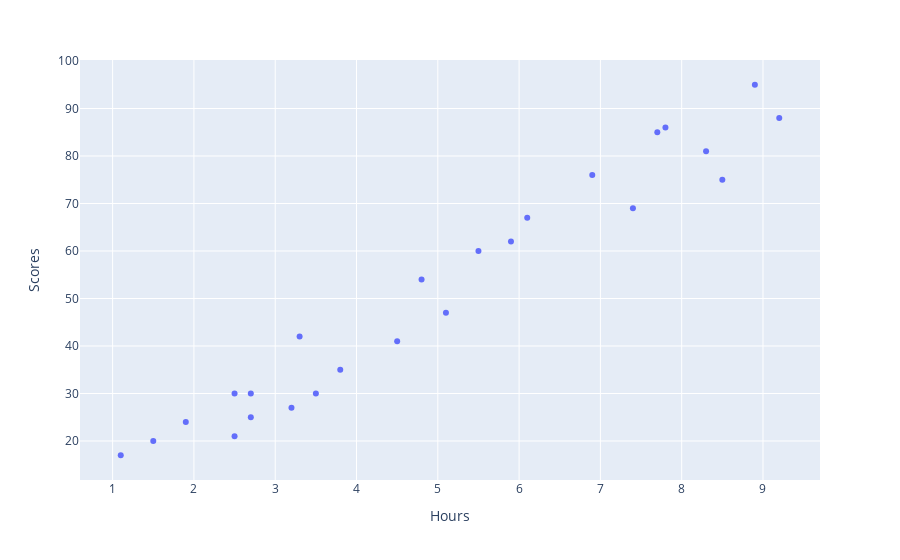

Notebook code cell kept with this figure:
### Code cell
px.scatter(data,x='Hours',y='Scores')

### Figure 1 — Plotly figure (JSON) as saved in the notebook; plotly's stock layout.template omitted (floating-point values rounded to 4 significant figures)
{"data": [{"hovertemplate": "Hours=%{x}<br>Scores=%{y}<extra></extra>", "legendgroup": "", "marker": {"color": "#636efa", "symbol": "circle"}, "mode": "markers", "name": "", "orientation": "v", "showlegend": false, "type": "scatter", "x": [2.5, 5.1, 3.2, 8.5, 3.5, 1.5, 9.2, 5.5, 8.3, 2.7, 7.7, 5.9, 4.5, 3.3, 1.1, 8.9, 2.5, 1.9, 6.1, 7.4, 2.7, 4.8, 3.8, 6.9, 7.8], "xaxis": "x", "y": [21, 47, 27, 75, 30, 20, 88, 60, 81, 25, 85, 62, 41, 42, 17, 95, 30, 24, 67, 69, 30, 54, 35, 76, 86], "yaxis": "y"}], "layout": {"legend": {"tracegroupgap": 0}, "margin": {"t": 60}, "xaxis": {"anchor": "y", "domain": [0, 1], "title": {"text": "Hours"}}, "yaxis": {"anchor": "x", "domain": [0, 1], "title": {"text": "Scores"}}}}
